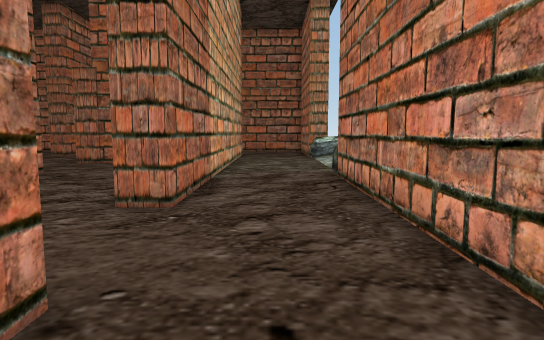
[1] (above)

24 first-person views from a walk through a scene from a Unity 3-D project. The camera is 1.3 m above the floor, tilts 6° down and sees 75° across. The floor is counted in squares, 1 m on a side. Each view is taken from the middle of a square. On the plan, view 1 faces up. The plan holds only what a view shows up to about 15 squares ahead; the rest is blank. The place goes on beyond the plan. The player is left out.

[2]
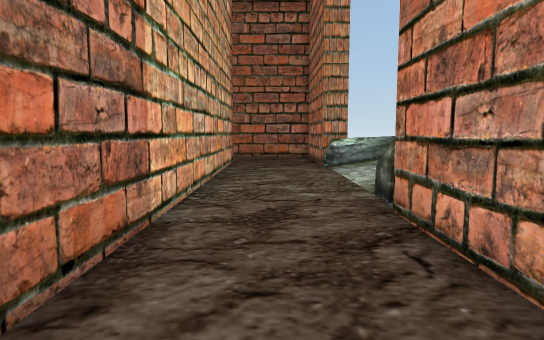

[3]
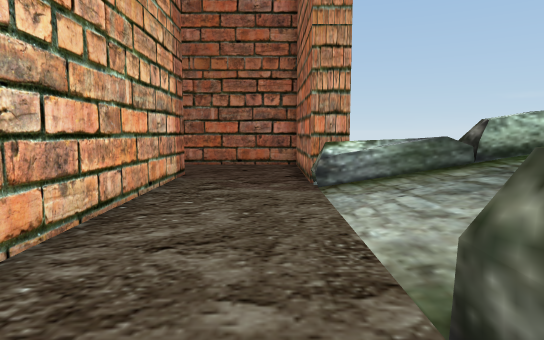

[4]
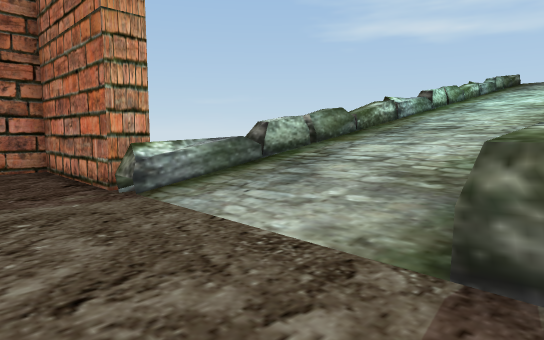

[5]
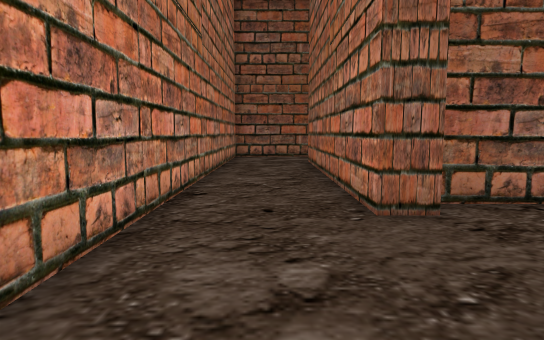

[6]
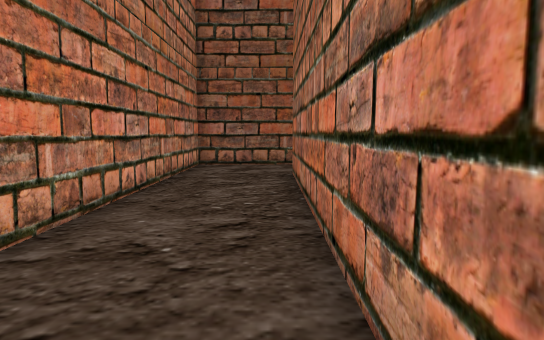

[7]
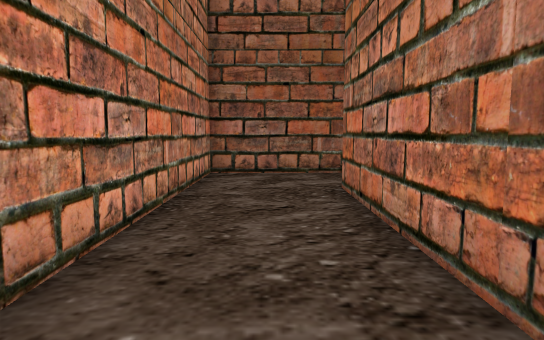

[8]
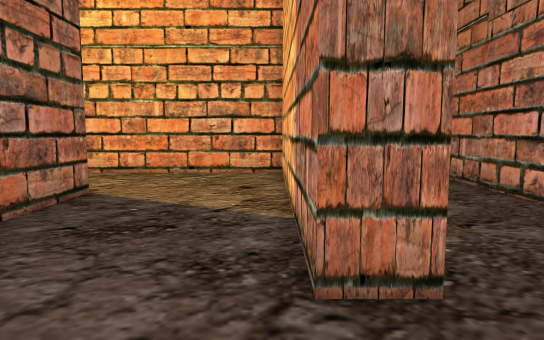

[9]
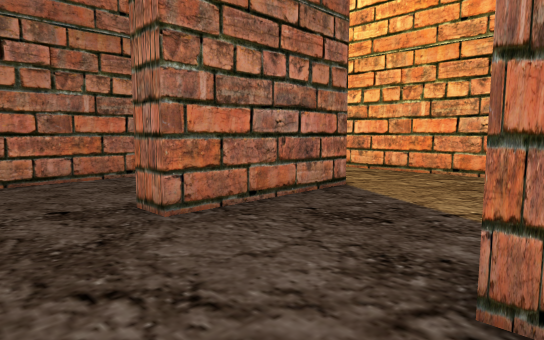

[10]
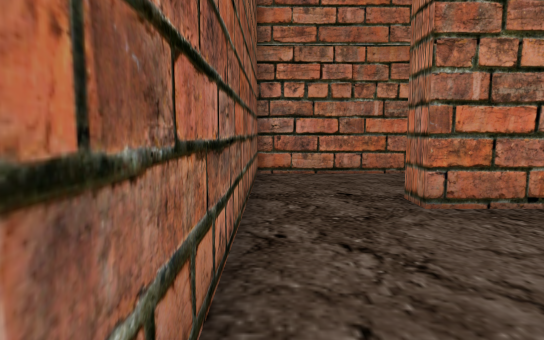

[11]
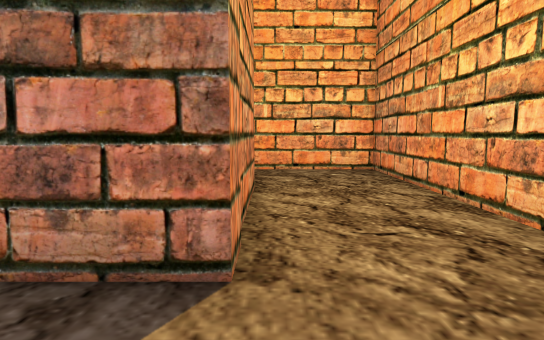

[12]
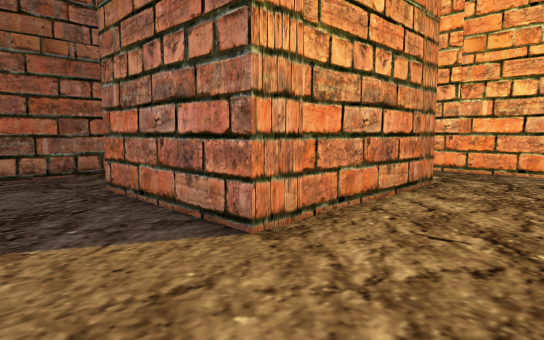

[13]
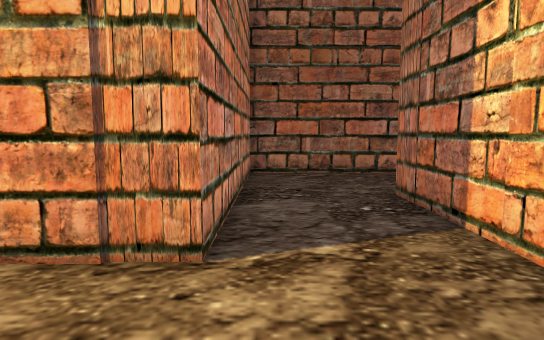

[14]
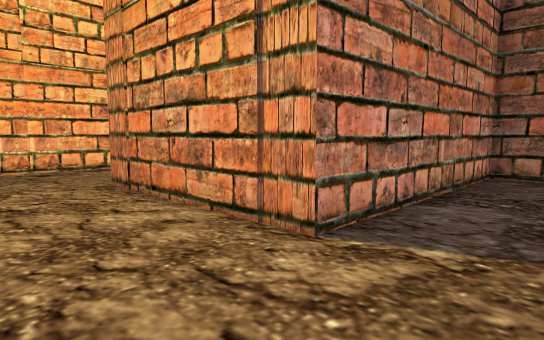

[15]
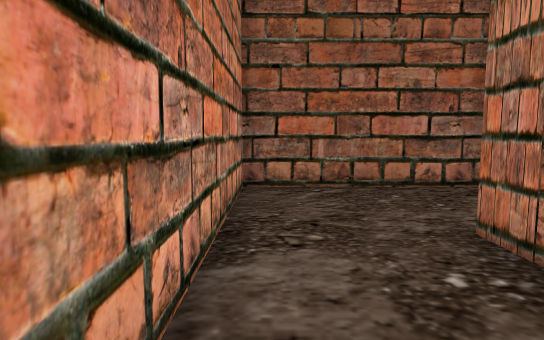

[16]
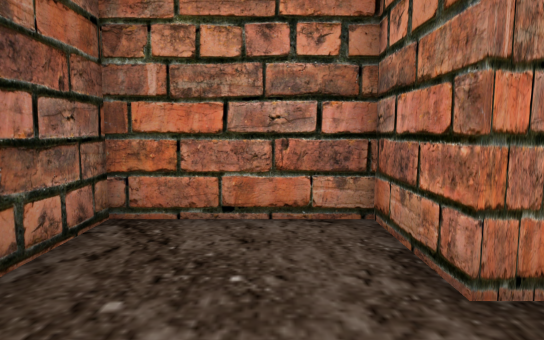

[17]
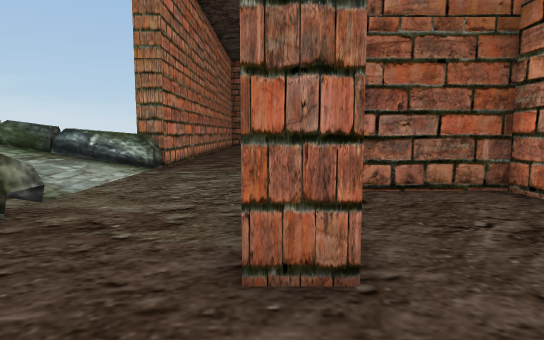

[18]
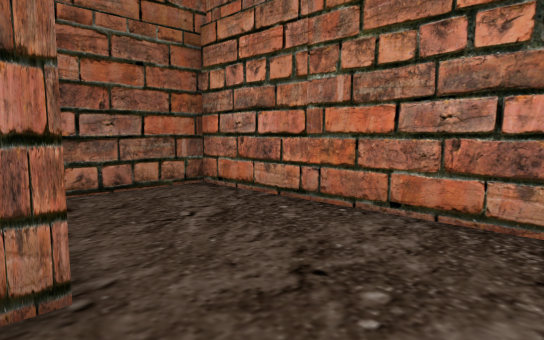

[19]
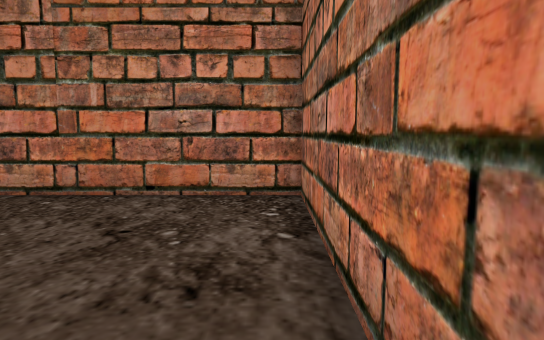

[20]
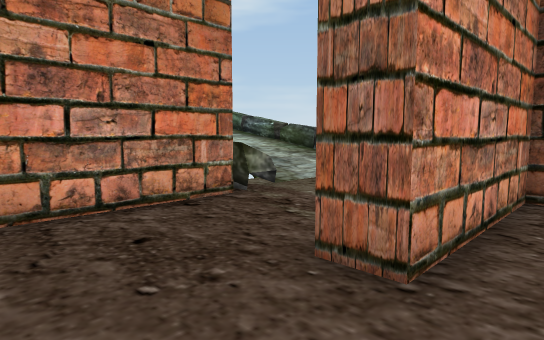

[21]
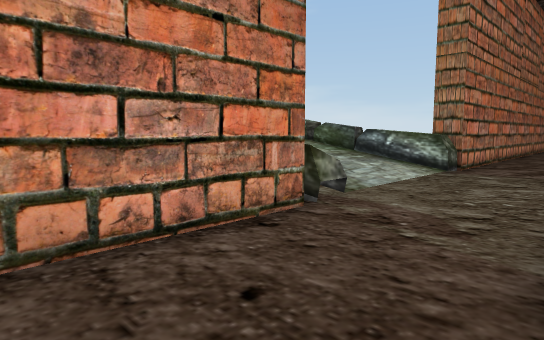

[22]
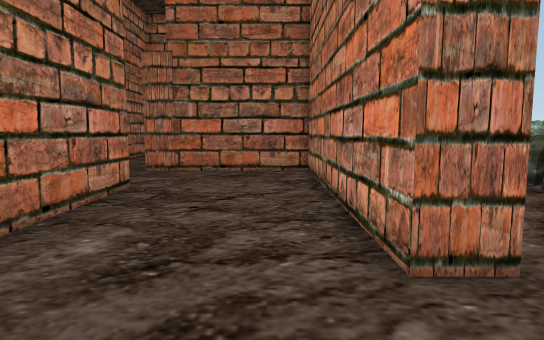

[23]
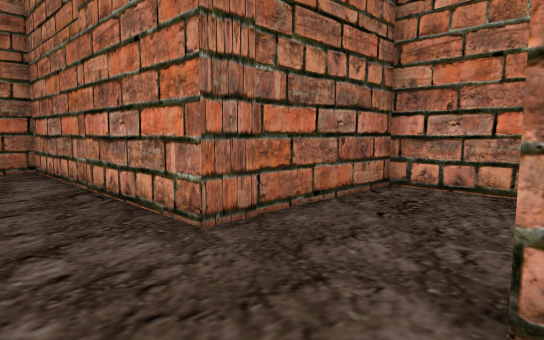

[24]
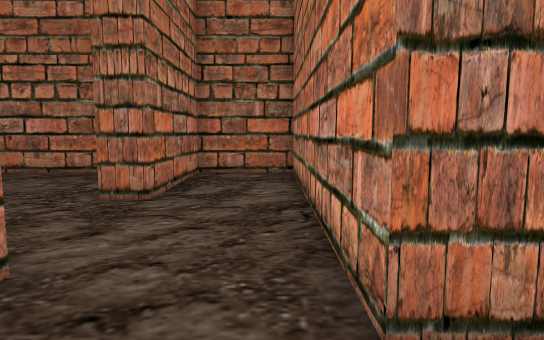

### Floor plan
Key: @ floor where view 1 was taken; # wall or solid block; . main floor; : floor 0.75 m higher than the main floor; / step, stairs or slope; ^ raised ledge; v drop or lower ground.
Columns run from 19 left of view 1 to 7 right of it. Each row starts with its distance up from view 1.
 25  ####  ###############
 24   .... #...##........#
 23   .... #...##........#
 22    ....#...##........#
 21     ...#...##...##...#
 20      ..#...##...##...#
 19      ......##...##...##v v
 18       .....##...##...^^^v^^
 17        ....##...##....////:
 16        #...#######....////:
 15         ...#######....////:
 14         ........##....////:
 13          .......##....////:
 12           ......##...#^^^^^
 11         .  #....##...##  ^
 10            #....##...#
  9            #....##...#
  8            #....##...#
  7             ....##...#
  6             ....##...#
  5              ........#
  4                 .....#
  3                ......#
  2               ..##...#
  1   ################...#
  0   #.............##.@.#
 -1   #.............##...#
 -2   #.............##...#
 -3   #........##...##...#
 -4   #...#######...##...#
 -5   #...##    #...##...#
 -6   #...##    #...##...#
 -7 ###...##..  #...##...#
 -8 #.....##...##...##...#
 -9 #.....##.............#
-10 #.....##.............#
-11 #.....##.............#
-12 ######################

Where each view was taken, in squares from view 1:
view 1: 0 up, 0 right, facing up
view 2: 5 up, 0 right, facing up
view 3: 10 up, 1 right, facing up
view 4: 11 up, 1 left, facing up-right
view 5: 8 up, 0 right, facing down
view 6: 3 up, 1 left, facing down
view 7: 0 up, 0 right, facing down
view 8: 11 down, 3 left, facing up
view 9: 11 down, 2 left, facing up-left
view 10: 11 down, 1 left, facing left
view 11: 3 down, 4 left, facing left
view 12: 0 up, 4 left, facing down-left
view 13: 0 up, 14 left, facing down
view 14: 0 up, 16 left, facing down-right
view 15: 3 down, 14 left, facing down
view 16: 9 down, 14 left, facing left
view 17: 24 up, 2 left, facing down
view 18: 24 up, 2 left, facing down-left
view 19: 24 up, 0 right, facing left
view 20: 24 up, 4 left, facing down-right
view 21: 24 up, 2 left, facing down-right
view 22: 3 up, 4 left, facing up
view 23: 11 up, 11 left, facing up-right
view 24: 13 up, 9 left, facing up
